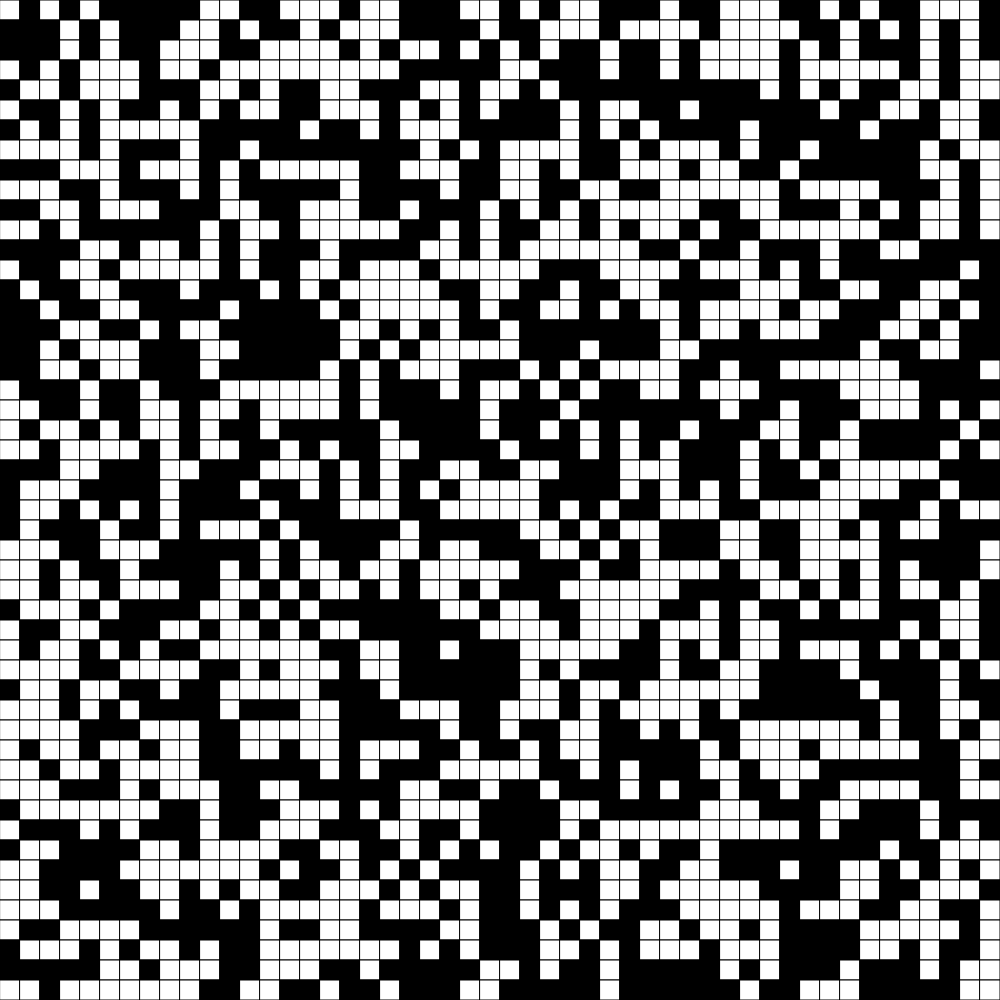
Frame 1 (no input)
Frame 60 (no input): identical to frame 1, image omitted
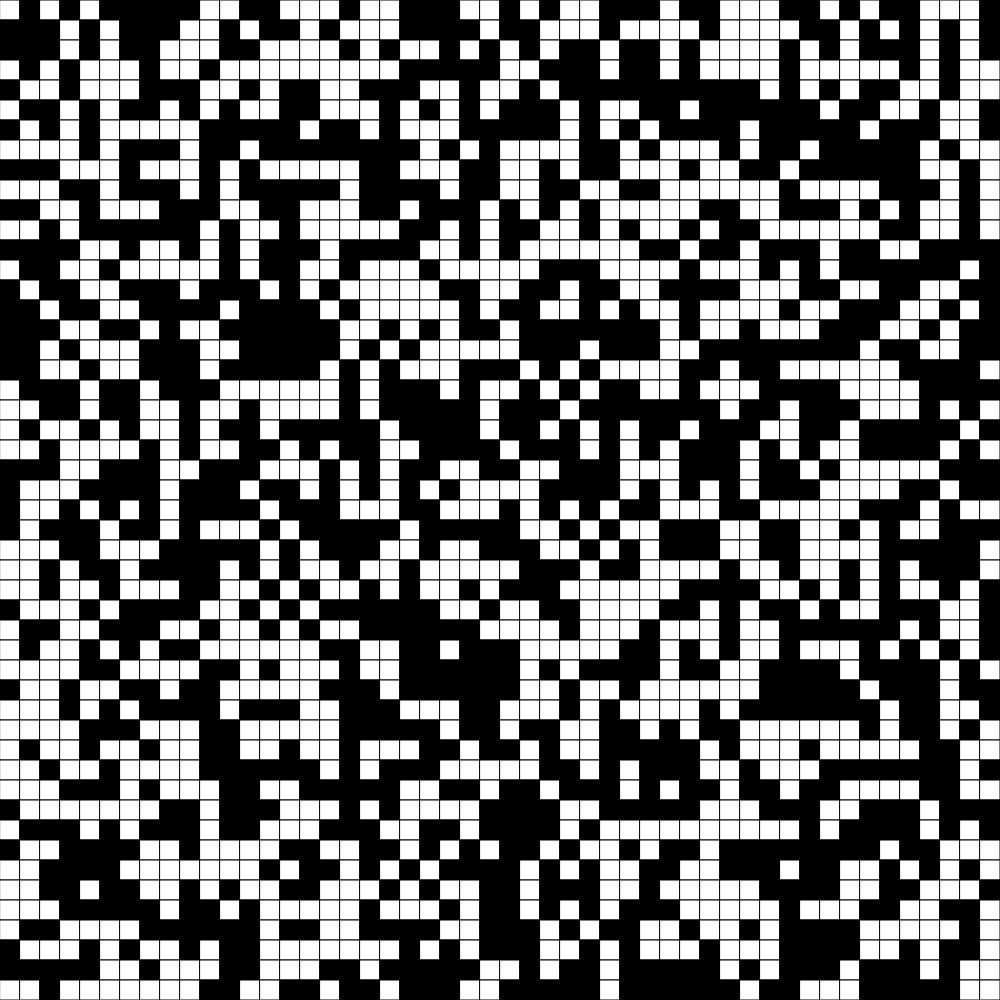
Frame 120 (the mouse pressed at the canvas centre since frame 60)

The p5.js sketch that drew these frames (run headless with seeded random() and noise() and a simulated clock; from frame 60 on, the mouse is pressed at the canvas centre):

// p5.js sketch
// ── sketch.js
// Grid Demo & Conway's game of Life

let grid;
let rows = 50;
let cols = 50;

function setup() {
  if (windowWidth > windowHeight) {
    createCanvas(windowHeight, windowHeight);
  }
  else {
    createCanvas(windowWidth, windowWidth);
  }
  grid = createRandom2dArray(cols, rows);
}

function draw() {
  background(220);
  displayGrid(grid, rows, cols);
}

function windowResized() {
  if (windowWidth > windowHeight) {
    createCanvas(windowHeight, windowHeight);
  }
  else {
    createCanvas(windowWidth, windowWidth);
  }
}

function keyTyped() {
  if (key === "r") {
    grid = createRandom2dArray(cols, rows);
  }
  if (key === "c") {
    grid = createEmptyGrid();
  }
  if (key === " ") {
    update();
  }
}

function mousePressed() {
  let cellSize = width/cols;

  let xCoord = floor(mouseX / cellSize);
  let yCoord = floor(mouseY / cellSize);
  
  if (grid[yCoord][xCoord] === 1) {
    grid[yCoord][xCoord] = 0;
  }
  else {
    grid[yCoord][xCoord] = 1;
  }
}

function createEmptyGrid() {
  let emptyGrid = [];
  for (let x = 0; x < cols; x++) {
    emptyGrid.push([]);
    for (let y = 0; y < rows; y++) {
      emptyGrid[x].push(0);
    }
  }
  return emptyGrid;
}

function update() {
  let nextTurn = createEmptyGrid();

  for (let x = 0; x < cols; x++) {
    for (let y = 0; y < rows; y++) {
      let neighbors = 0;

      //loop around the neighbor spots...
      for (let i = -1; i <= 1; i++) {
        for (let j = -1; j <= 1; j++) {
          //deal with edge cases
          if (x+i >= 0 && x+i < cols && y+j >= 0 && y+j < rows) {
            neighbors += grid[y+j][x+i];
          }
        }
      }
      //don't count self as a neighbor
      neighbors -= grid[y][x];

      //apply rules!
      if (grid[y][x] === 1) { //currently alive
        if (neighbors === 2 || neighbors === 3) {
          nextTurn[y][x] = 1;
        }
        else {
          nextTurn[y][x] = 0;
        }
      }

      if (grid[y][x] === 0) { //currently dead
        if (neighbors === 3) {
          nextTurn[y][x] = 1;
        }
        else {
          nextTurn[y][x] = 0;
        }
      }
    }
  }
  grid = nextTurn; 
}

function displayGrid(grid, rows, cols) {
  let cellSize = width / cols;
  for (let y = 0; y < rows; y++) {
    for (let x = 0; x < cols; x++) {
      if (grid[y][x] === 0) {
        fill(255);
      }
      else {
        fill(0);
      }
      rect(x*cellSize, y*cellSize, cellSize, cellSize);
    }
  }
}

function createRandom2dArray(cols, rows) {
  let randomGrid = [];
  for (let x = 0; x < cols; x++) {
    randomGrid.push([]);
    for (let y = 0; y < rows; y++) {
      if (random(100) < 50) {
        randomGrid[x].push(1);
      }
      else {
        randomGrid[x].push(0);
      }
    }
  }
  return randomGrid;
}
